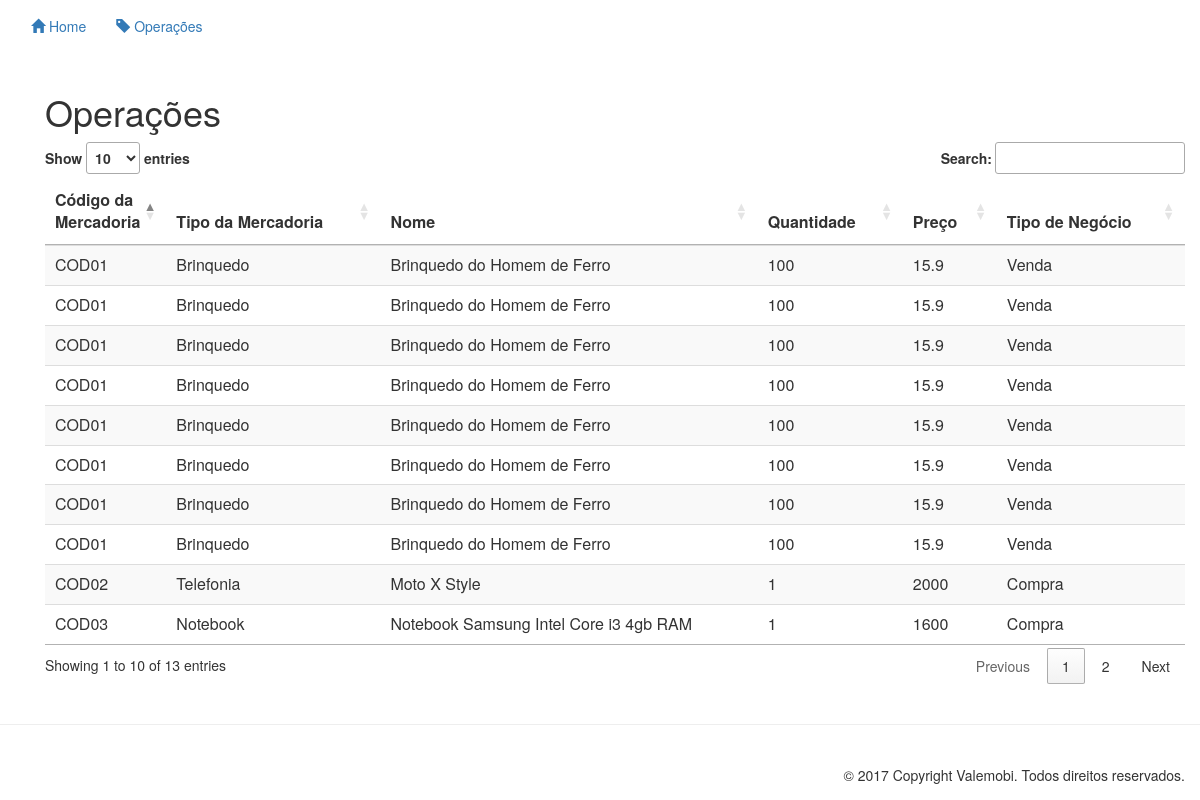
Screenshot of /pages/operacoes/view_operation.php with the database file from the repository.
### tables this page shows
CREATE TABLE `operacao` (
  `id` int(11) NOT NULL,
  `codigo_mercadoria` varchar(5) NOT NULL
);

CREATE TABLE `mercadoria` (
  `codigo` varchar(5) NOT NULL,
  `tipo_mercadoria` varchar(50) NOT NULL,
  `nome` varchar(100) NOT NULL,
  `quantidade` int(11) NOT NULL,
  `preco` float NOT NULL,
  `tipo_negocio` varchar(6) NOT NULL
);

### functions/db_function.php (called while the page is built, shortened)
<?php
function consultarTodasOperacoes() {
    $conn = createConn();
    RETURN mysqli_query($conn,
            "SELECT * FROM mercadoria AS m JOIN operacao AS o ON m.codigo = o.codigo_mercadoria");
}

### pages/operacoes/view_operation.php (the view)
<?php
include '../../functions/db_function.php';
include '../template/header.php';
?>
<section id="view_operations_page" class="container">
    <div class="container">
        <h1 class="header">Operações</h1>
        <div class="table-responsive">
            <table id="listarOperacoes" class="table table-striped">
                <thead>
                    <tr>
                        <th>Código da Mercadoria</th>
                        <th>Tipo da Mercadoria</th>
                        <th>Nome</th>
                        <th>Quantidade</th>
                        <th>Preço</th>
                        <th>Tipo de Negócio</th>
                    </tr>
                </thead>
                <tbody>
                    <?php
                    $query = consultarTodasOperacoes();
                    while ($dados = mysqli_fetch_assoc($query)) {
                        ?>
                        <tr>
                            <td width="10%"><?php echo $dados['codigo'] ?></td>
                            <td><?php echo $dados['tipo_mercadoria'] ?></td>
                            <td><?php echo $dados['nome'] ?></td>
                            <td><?php echo $dados['quantidade'] ?></td>
                            <td><?php echo $dados['preco'] ?></td>
                            <td><?php echo $dados['tipo_negocio'] ?></td>
                        </tr>
                        <?php
                    }
                    ?>
                </tbody>
            </table>
        </div>
        <br />
    </div>
</section>
<?php include '../template/footer.php'; ?>

### pages/template/header.php (shortened to what this page needs)
<html lang="en">
    <head>
        <link href="../../css/bootstrap.min.css" rel="stylesheet">
        <link href="https://cdn.datatables.net/1.10.12/css/jquery.dataTables.min.css" rel="stylesheet">
    </head>
    <body>
        <nav class="navbar navbar">
            <div class="container-fluid">
                <ul class="nav navbar-nav">
                    <li><a href="../index/index.php"><span class="glyphicon glyphicon-home"></span> Home</a></li>
                    <li><a href="../operacoes/view_operation.php"><span class="glyphicon glyphicon-tag"></span> Operações</a></li>
                </ul>
            </div>
        </nav>

### pages/template/footer.php
</body>
</html>
<div class="footer">
    <hr>
    <div id="copyright" class="col-sm-12">
        <span class="pull-right"><br>&copy; <?php echo date("Y"); ?> Copyright Valemobi. Todos direitos reservados.</span>
    </div>
</div>

### rows the page displays
operacao: codigo_mercadoria.codigo "COD01", codigo_mercadoria.tipo_mercadoria "Brinquedo", codigo_mercadoria.nome "Brinquedo do Homem de Ferro", codigo_mercadoria.quantidade "100", codigo_mercadoria.preco "15.9", codigo_mercadoria.tipo_negocio "Venda"
operacao: codigo_mercadoria.codigo "COD01", codigo_mercadoria.tipo_mercadoria "Brinquedo", codigo_mercadoria.nome "Brinquedo do Homem de Ferro", codigo_mercadoria.quantidade "100", codigo_mercadoria.preco "15.9", codigo_mercadoria.tipo_negocio "Venda"
operacao: codigo_mercadoria.codigo "COD01", codigo_mercadoria.tipo_mercadoria "Brinquedo", codigo_mercadoria.nome "Brinquedo do Homem de Ferro", codigo_mercadoria.quantidade "100", codigo_mercadoria.preco "15.9", codigo_mercadoria.tipo_negocio "Venda"
operacao: codigo_mercadoria.codigo "COD01", codigo_mercadoria.tipo_mercadoria "Brinquedo", codigo_mercadoria.nome "Brinquedo do Homem de Ferro", codigo_mercadoria.quantidade "100", codigo_mercadoria.preco "15.9", codigo_mercadoria.tipo_negocio "Venda"
operacao: codigo_mercadoria.codigo "COD01", codigo_mercadoria.tipo_mercadoria "Brinquedo", codigo_mercadoria.nome "Brinquedo do Homem de Ferro", codigo_mercadoria.quantidade "100", codigo_mercadoria.preco "15.9", codigo_mercadoria.tipo_negocio "Venda"
operacao: codigo_mercadoria.codigo "COD01", codigo_mercadoria.tipo_mercadoria "Brinquedo", codigo_mercadoria.nome "Brinquedo do Homem de Ferro", codigo_mercadoria.quantidade "100", codigo_mercadoria.preco "15.9", codigo_mercadoria.tipo_negocio "Venda"
operacao: codigo_mercadoria.codigo "COD01", codigo_mercadoria.tipo_mercadoria "Brinquedo", codigo_mercadoria.nome "Brinquedo do Homem de Ferro", codigo_mercadoria.quantidade "100", codigo_mercadoria.preco "15.9", codigo_mercadoria.tipo_negocio "Venda"
operacao: codigo_mercadoria.codigo "COD01", codigo_mercadoria.tipo_mercadoria "Brinquedo", codigo_mercadoria.nome "Brinquedo do Homem de Ferro", codigo_mercadoria.quantidade "100", codigo_mercadoria.preco "15.9", codigo_mercadoria.tipo_negocio "Venda"
operacao: codigo_mercadoria.codigo "COD02", codigo_mercadoria.tipo_mercadoria "Telefonia", codigo_mercadoria.nome "Moto X Style", codigo_mercadoria.quantidade "1", codigo_mercadoria.preco "2000", codigo_mercadoria.tipo_negocio "Compra"
operacao: codigo_mercadoria.codigo "COD03", codigo_mercadoria.tipo_mercadoria "Notebook", codigo_mercadoria.nome "Notebook Samsung Intel Core i3 4gb RAM", codigo_mercadoria.quantidade "1", codigo_mercadoria.preco "1600", codigo_mercadoria.tipo_negocio "Compra"
